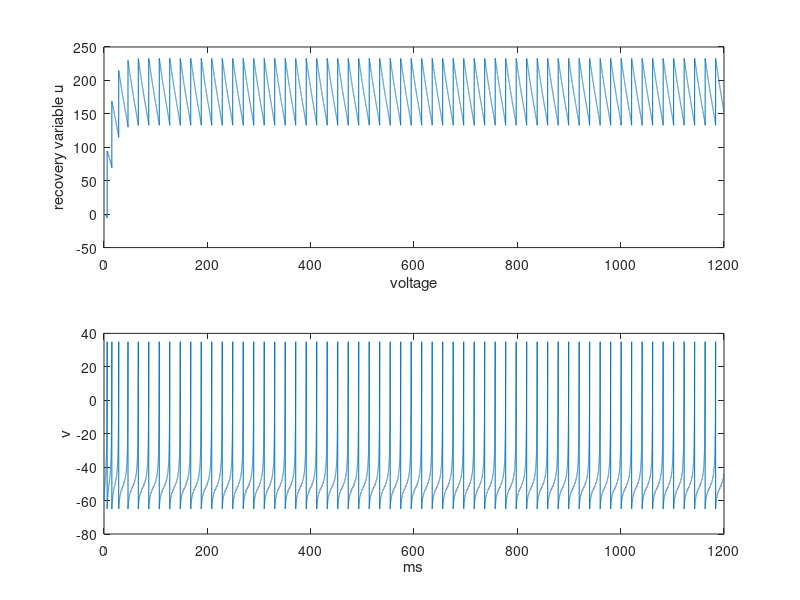

Here is the MATLAB script that generated this plot:
%chattering neuron
%find tradjectories and nullclines
clear;clf;
global C k vr vt a b vpeak d;
C=50; k=1.5;
vr = -60; vt = -40;
a = 0.03; b = 1;
v_reset = -40;% was -40
d = 150;
vpeak = 35;
T = 1200; %ms
tau = 0.01; %ms
n = (T/tau);%timesteps


I_amp = 2.000;
v = (vr)*ones(1,n); 
u = zeros(1,n); % initial values

I = I_amp*C.*ones(1,n);
I_offset = 255.0;
 % pulse of input DC current
num_spikes = 0;
for i=1:n-1
    % forward Euler method
if(I(i)<0)
    b = 1;
    d = 19;
    k = 1.5;
    a = 0.004;
    v_reset = -40;
else
    b = -2.0;
    d = 100;
    k = 1.4;
    a = 0.024;
    v_reset = -65;
end
    
    v(i+1)=v(i)+tau*(k*(v(i)-vr)*(v(i)-vt)-u(i)+I(i)+I_offset)/C;
    u(i+1)=u(i)+tau*a*(b*(v(i)-vr)-u(i));
    if v(i+1)>=vpeak % a spike is fired!
        if(tau*i>200)
        num_spikes = num_spikes +1;
        end
        v(i)=vpeak; % padding the spike amplitude
        v(i+1)=v_reset; % membrane voltage reset
        u(i+1)=u(i+1)+d; % recovery variable update
    end
    
  
end

        
    


figure(1);
subplot(2,1,1);
% plot(v,u,'k');hold on;
plot(tau.*(1:n), u);
% axis([-90,vpeak,-200,100]);
xlabel('voltage');
ylabel('recovery variable u');

subplot(2,1,2);
plot(tau.*(1:n),v(1:n));hold on;
xlabel('ms');
ylabel('v');
disp(num_spikes);